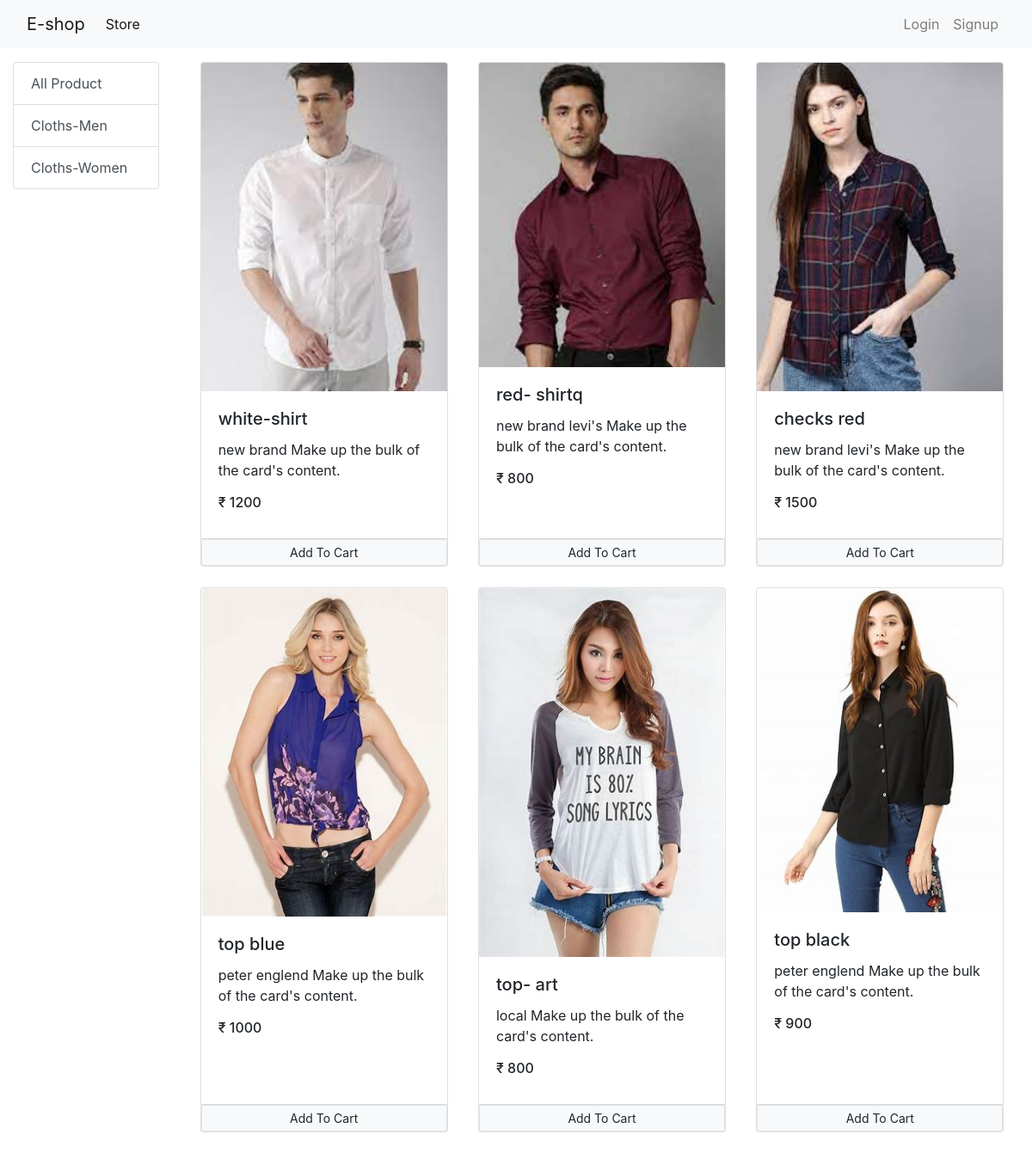
The page / on the database its author committed.
### Store/models/category.py (models this page shows, shortened)
class Category(models.Model):
    name = models.CharField(max_length=50)
    @staticmethod
    def get_all_category():
        return Category.objects.all()

### Store/models/product.py (models this page shows, shortened)
class Product(models.Model):
    name = models.CharField(max_length=50)
    price = models.IntegerField(default=0)
    category = models.ForeignKey(Category, on_delete=models.CASCADE, default=0)
    description = models.CharField(max_length=200, default='', null=True, blank=True)
    image = models.ImageField(upload_to='uploads/products/')
    @staticmethod
    def get_all_product():
        return Product.objects.all()

### Store/views/home.py (the view, shortened to what this page needs)
# urls.py: path('', Index.as_view(), name="home"),
class Index(View):
    def get(self, request):
        cart = request.session.get('cart')
        if not cart:
            request.session.cart = {}
        product = None
        category = Category.get_all_category()
        categoryId = request.GET.get('category')
        if categoryId:
            print('check home',product)
            product = Product.get_prod_id(categoryId)
        else:
            product = Product.get_all_product()
        data = {'product': product, 'category': category}
        print("your email id is 1", request.session.get('email'))
        return render(request, 'index.html', data)

### Store/templatetags/cart.py (called while the page is built)
@register.filter(name='is_in_cart')
def is_in_cart(product, cart):
    print("check cart", cart)
    keys = cart.keys()
    for id in keys:
        if int(id) == product.id:
            return True
    return False;

### Store/templatetags/custom_filter.py (called while the page is built)
@register.filter(name='currency')
def currency(number):
    return "₹ " + str(number)

### Store/templates/index.html (shortened to what this page needs)
{% extends 'base.html'%}
{% block content %}
{% load cart %}
{% load custom_filter%}
<div class="container-fluid mt-3">
   <div class="row">
       <div class="col-lg-2 ">
            <div class="list-group">
                                <a href="/" class="list-group-item list-group-item-action">All Product</a>
                {% for cat in category%}
                <a href="/?category={{cat.id}}" class="list-group-item list-group-item-action">{{cat.name}}</a>
                {% endfor %}
            </div>
       </div>
       <div id="product" class="col-lg-10 mx-auto">
              <div class="row mx-auto">
      {% for prod in product%}
         <div class="card mx-auto mb-4" id="{{prod.id}}" style="width: 18rem;">
          <img src="{{prod.image.url}}" class="card-img-top" alt="...">
              <div class="card-body">
                <h5 class="card-title">{{prod.name}}</h5>
                <p class="card-text">{{prod.description}} Make up the bulk of the card's content.</p>
                  <h6 class="card-title">{{prod.price|currency}}</h6>
              </div>
             <div class="card-footer no-gutters p-0  ">
                    {% if prod|is_in_cart:request.session.cart %}
             <div class="row no-gutters" >
                <form action="/#{{prod.id}}" method="post" class="col-2">
                    {% csrf_token %}
                      <input hidden type="text" name="prod" value='{{prod.id}}'>
                      <input hidden type="text" name="remove" value='True'>
                      <input type="submit" value=" - " class="btn btn-block btn-secondary">
                 </form>
             <div class="text-center col">{{prod|cart_count:request.session.cart}} in cart</div>
                 <form action="/#{{prod.id}}" method="post" class="col-2">
                       {% csrf_token %}
                      <input hidden type="text" name="prod" value='{{prod.id}}'>
                      <input type="submit" value=" + " class="btn btn-block btn-secondary">
                 </form>
             </div>
                    {% else %}
                  <form action="/#{{prod.id}}" method="post" class="btn-block">
                      <input type="submit" class="btn btn-light btn-block border btn-sm" value="Add To Cart">
                  </form>
                    {% endif %}
             </div>
        </div>
      {% endfor %}
  </div>
       </div>
   </div>
</div>
{% endblock %}

### Store/templates/base.html (shortened to what this page needs)
<!doctype html>
<html lang="en">
  <head>
    <link rel="stylesheet" href="https://cdn.jsdelivr.net/npm/bootstrap@4.4.1/dist/css/bootstrap.min.css">
  </head>
  <body>
<nav class="navbar navbar-expand-lg navbar-light bg-light">
  <div class="container-fluid">
    <a class="navbar-brand" href="/">E-shop</a>
    <div class="collapse navbar-collapse" id="navbarSupportedContent">
      <ul class="navbar-nav me-auto mb-2 mb-lg-0">
        <li class="nav-item">
          <a class="nav-link active" aria-current="page" href="/">Store</a>
        </li>
      </ul>
        <ul class="navbar-nav ml-auto">
            {% if request.session.customer %}
              <li class="nav-item">
              <a class="nav-link" aria-current="page" href="/cart">Cart
                <span class="badge badge-info">{{request.session.cart.keys|length}}</span>
                  <span class="sr-only">{current}</span>
              </a>
            </li>
              <li class="nav-item">
              <a class="nav-link" aria-current="page" href="/orders">Orders</a>
            </li>
            <li class="nav-item">
              <a class="nav-link" aria-current="page" href="/logout">Logout</a>
            </li>
            {% else%}
            <li class="nav-item">
              <a class="nav-link" aria-current="page" href="/login">Login</a>
            </li>
            <li class="nav-item">
              <a class="nav-link" aria-current="page" href="/signup">Signup</a>
            </li>
            {% endif %}
      </ul>
    </div>
  </div>
</nav>
{% block content%}
{% endblock %}
  </body>
</html>

### rows shown on the page
Category: name "Cloths-Men"
Category: name "Cloths-Women"
Product: {{ prod.id }} 1 (drawn), image (picture), name "white-shirt", description "new brand", price "₹ 1200"
Product: image (picture), name "red- shirtq", description "new brand levi's", price "₹ 800"
Product: image (picture), name "checks red", description "new brand levi's", price "₹ 1500"
Product: image (picture), name "top blue", description "peter englend", price "₹ 1000"
Product: image (picture), name "top- art", description "local", price "₹ 800"
Product: image (picture), name "top black", description "peter englend", price "₹ 900"
